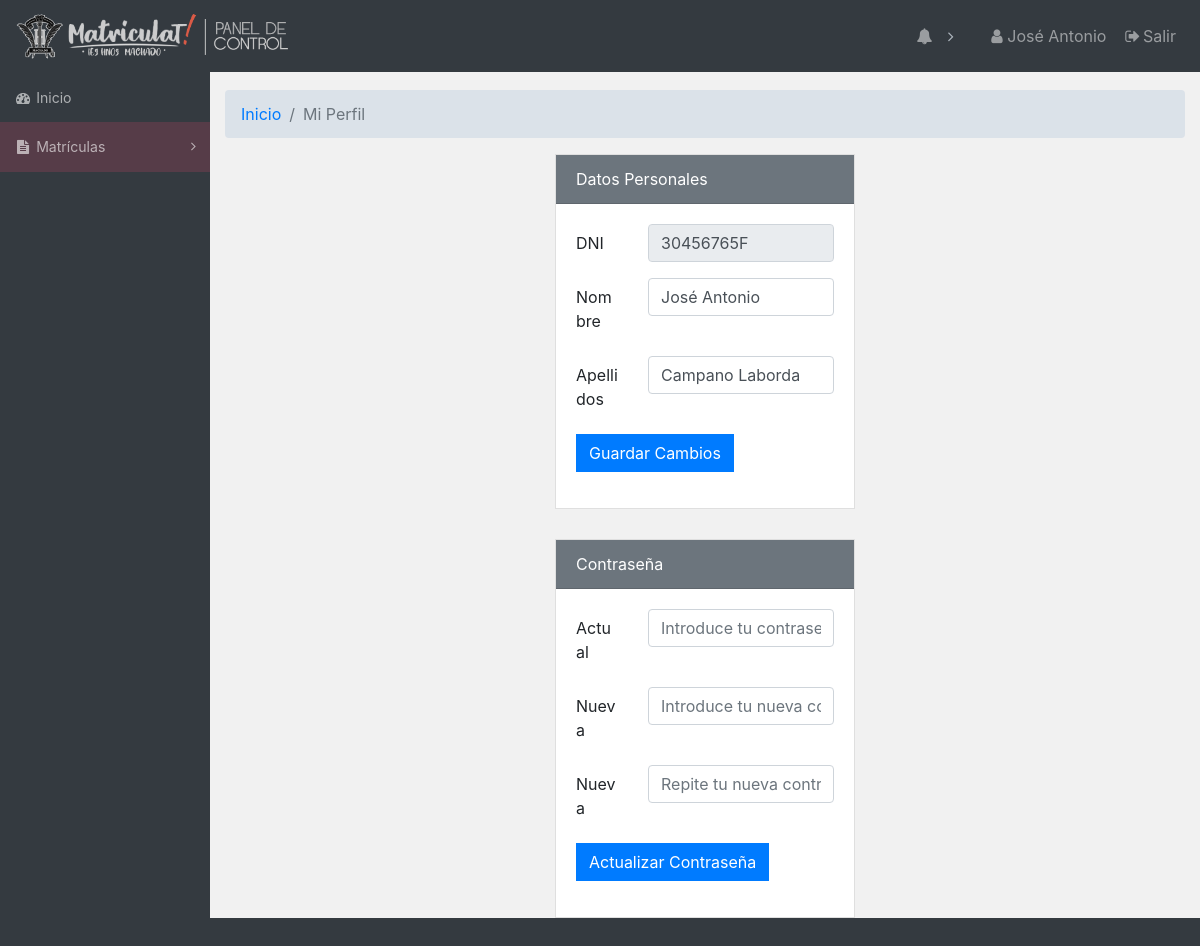
Screenshot of /panel/mi-perfil.php (signed in) with the database file from the repository.
### tables this page shows
CREATE TABLE `personal` (
  `id` int(5) NOT NULL,
  `dni` varchar(9) NOT NULL,
  `clave` int(5) NOT NULL,
  `nombre` varchar(40) NOT NULL,
  `apellidos` varchar(40) NOT NULL,
  `telefono` int(9) NOT NULL,
  `tipo` varchar(20) NOT NULL
);

### panel/php/functions.php (called while the page is built, shortened)
<?php
function connectDB()
{
    try
    {
       $opc=array(PDO::MYSQL_ATTR_INIT_COMMAND => "SET NAMES utf8");
        $dsn="mysql:host=localhost;dbname=automatricula";
        $usuario="root";
        $contrasena="";
        $base=new PDO($dsn,$usuario,$contrasena,$opc);
    }
    catch (PDOException $e)
    {
        die ("Error".$e->getMessage());
        $resultado=null;
    }
    return $base;
}
function ejecutaConsulta($sql)
{
		$miconexion=connectDB();
		return $miconexion->query($sql);
}
function ejecutaConsultaArray($sql)
{
		$datos=[];
		$resultset=ejecutaConsulta($sql);
		while($fila=$resultset->fetch(PDO::FETCH_ASSOC))
		{
			$datos[]=$fila;
		}
		return $datos;
}
?>

### panel/mi-perfil.php (the view, shortened to what this page needs)
<?php
include "header.php";
$id = $_SESSION["idUsuario"];
$datosConsulta=ejecutaConsultaArray("SELECT * from personal where id=$id");
$datos=$datosConsulta[0];
  ?>
        <div class="content-wrapper">
          <div class="container-fluid">
                    <div class="row">
                        <div class="col-lg-12">
                            <nav aria-label="breadcrumb" class="navegacion">
                             <ol class="breadcrumb">
                               <li class="breadcrumb-item"><a href="index.php">Inicio</a></li>
                               <li class="breadcrumb-item active" aria-current="page">Mi Perfil</li>
                             </ol>
                           </nav>
                        </div>
                    </div>
                    <div class="row">
                                    <div class="col-sm-4">
                                    </div>
                                    <div class="col-sm-4">
                                           <div class="card" style="margin-bottom:30px;">
                                          <div class="card-header text-white bg-secondary">
                                                Datos Personales
                                            </div>
                                              <div class="card-body">
                                                <form action="php/datosPersonales/cambiarDatosPersonales.php" method="post">
                                                  <div class="form-group row">
                                                    <label for="DNI" class="col-sm-3 col-form-label">DNI</label>
                                                    <div class="col-sm-9">
                                                      <input type="text" class="form-control" disabled value="<?php echo $datos["dni"] ?>">
                                                    </div>
                                                  </div>
                                                  <div class="form-group row">
                                                    <label for="Nombre" class="col-sm-3 col-form-label">Nombre</label>
                                                    <div class="col-sm-9">
                                                      <input type="text" class="form-control" required id="nombre" name="nombre" placeholder="Introduce tu nombre" value="<?php echo $datos["nombre"] ?>">
                                                    </div>
                                                  </div>
                                                  <div class="form-group row">
                                                    <label for="Apellidos" class="col-sm-3 col-form-label">Apellidos</label>
                                                    <div class="col-sm-9">
                                                      <input type="text" class="form-control" required id="apellidos" name="apellidos" placeholder="Introduce tus apellidos" value="<?php echo $datos["apellidos"] ?>">
                                                    </div>
                                                  </div>
                                                   <div class="form-group row">
                                                    <div class="col-sm-9">
                                                      <button type="submit" class="btn btn-primary">Guardar Cambios</button>
                                                    </div>
                                                  </div>
                                                  </form>
                                              </div>
                                             </div>
                                             <div class="card">
                                          <div class="card-header text-white bg-secondary">
                                                Contraseña
                                            </div>
                                              <div class="card-body">
                                                  <form action="php/datosPersonales/modificarContrasena.php" method="post">
                                                   <div class="form-group row">
                                                     <label for="Actual" class="col-sm-3 col-form-label">Actual</label>
                                                     <div class="col-sm-9">
                                                       <input type="text" class="form-control" required id="actual" name="actual" placeholder="Introduce tu contraseña actual">
                                                     </div>
                                                   </div>
                                                   <div class="form-group row">
                                                     <label for="Nueva" class="col-sm-3 col-form-label">Nueva</label>
                                                     <div class="col-sm-9">
                                                       <input type="text" class="form-control" required id="pass1" name="pass1" placeholder="Introduce tu nueva contraseña">
                                                     </div>
                                                   </div>
                                                   <div class="form-group row">
                                                     <label for="Nueva" class="col-sm-3 col-form-label">Nueva</label>
                                                     <div class="col-sm-9">
                                                       <input type="text" class="form-control" required id="pass2" name="pass2" placeholder="Repite tu nueva contraseña">
                                                     </div>
                                                   </div>
                                                   <div class="form-group row">
                                                    <div class="col-sm-10">
                                                      <button type="submit" class="btn btn-primary">Actualizar Contraseña</button>
                                                    </div>
                                                  </div>
                                                </form>
                                              </div>
                                             </div>
                                    </div>
                                  </div>
</div>
<?php
include "footer.php";
?>

### panel/css/style.css (style rules this page uses)
.btn { border-radius:0px; }
.breadcrumb { background-color: #dbe2e9; }
@media only screen and (min-width: 992px) { .card, .card-header,.card-header:first-child { border-radius:0; } }
@media only screen and (min-width: 992px) { .content-wrapper { margin-left:210px; } }
.content-wrapper { background-color: #f1f1f1; }
.navegacion { margin-top:18px; }

### panel/css/sb-admin.css (style rules this page uses)
html { position: relative; min-height: 100%; }
body { overflow-x: hidden; }
body.sticky-footer { margin-bottom: 56px; }
body.sticky-footer .content-wrapper { min-height: calc(100vh - 56px - 56px); }
body.fixed-nav { padding-top: 56px; }
.content-wrapper { min-height: calc(100vh - 56px); padding-top: 1rem; }
.content-wrapper { overflow-x: hidden; background: white; }
@media (min-width: 992px) { .content-wrapper { margin-left: 250px; } }

### rows the page displays
personal: dni "30456765F", nombre "José Antonio", apellidos "Campano Laborda"

### other values shown
$_SESSION["nombre"] "José Antonio"
